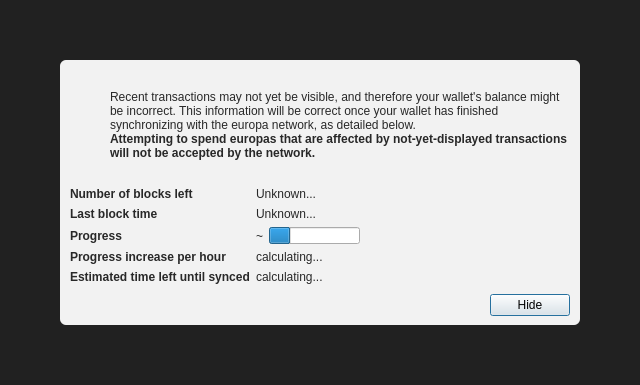
<?xml version="1.0" encoding="UTF-8"?>
<ui version="4.0">
 <class>ModalOverlay</class>
 <widget class="ModalOverlay" name="ModalOverlay">
  <property name="geometry">
   <rect>
    <x>0</x>
    <y>0</y>
    <width>640</width>
    <height>385</height>
   </rect>
  </property>
  <property name="windowTitle">
   <string>Form</string>
  </property>
  <layout class="QVBoxLayout" name="verticalLayout" stretch="0">
   <property name="sizeConstraint">
    <enum>QLayout::SetDefaultConstraint</enum>
   </property>
   <property name="leftMargin">
    <number>0</number>
   </property>
   <property name="topMargin">
    <number>0</number>
   </property>
   <property name="rightMargin">
    <number>0</number>
   </property>
   <property name="bottomMargin">
    <number>0</number>
   </property>
   <item>
    <widget class="QWidget" name="bgWidget" native="true">
     <property name="styleSheet">
      <string notr="true">#bgWidget { background: rgba(0,0,0,220); }</string>
     </property>
     <layout class="QVBoxLayout" name="verticalLayoutMain" stretch="1">
      <property name="leftMargin">
       <number>60</number>
      </property>
      <property name="topMargin">
       <number>60</number>
      </property>
      <property name="rightMargin">
       <number>60</number>
      </property>
      <property name="bottomMargin">
       <number>60</number>
      </property>
      <item>
       <widget class="QWidget" name="contentWidget" native="true">
        <property name="styleSheet">
         <string notr="true">#contentWidget { background: rgba(255,255,255,240); border-radius: 6px; }

QLabel { color: rgb(40,40,40);  }</string>
        </property>
        <layout class="QVBoxLayout" name="verticalLayoutSub" stretch="1,0,0,0">
         <property name="spacing">
          <number>0</number>
         </property>
         <property name="leftMargin">
          <number>10</number>
         </property>
         <property name="topMargin">
          <number>10</number>
         </property>
         <property name="rightMargin">
          <number>10</number>
         </property>
         <property name="bottomMargin">
          <number>10</number>
         </property>
         <item>
          <layout class="QHBoxLayout" name="horizontalLayoutIconText" stretch="0,1">
           <property name="topMargin">
            <number>20</number>
           </property>
           <item>
            <layout class="QVBoxLayout" name="verticalLayoutIcon">
             <property name="leftMargin">
              <number>0</number>
             </property>
             <item>
              <widget class="QPushButton" name="warningIcon">
               <property name="enabled">
                <bool>false</bool>
               </property>
               <property name="text">
                <string/>
               </property>
               <property name="icon">
                <iconset>
                 <normaloff>:/icons/warning</normaloff>
                 <disabledoff>:/icons/warning</disabledoff>:/icons/warning</iconset>
               </property>
               <property name="iconSize">
                <size>
                 <width>48</width>
                 <height>48</height>
                </size>
               </property>
               <property name="flat">
                <bool>true</bool>
               </property>
              </widget>
             </item>
             <item>
              <spacer name="verticalSpacerWarningIcon">
               <property name="orientation">
                <enum>Qt::Vertical</enum>
               </property>
               <property name="sizeHint" stdset="0">
                <size>
                 <width>20</width>
                 <height>40</height>
                </size>
               </property>
              </spacer>
             </item>
            </layout>
           </item>
           <item>
            <layout class="QVBoxLayout" name="verticalLayoutInfoText">
             <property name="leftMargin">
              <number>0</number>
             </property>
             <property name="topMargin">
              <number>0</number>
             </property>
             <item>
              <widget class="QLabel" name="infoText">
               <property name="text">
                <string>Recent transactions may not yet be visible, and therefore your wallet's balance might be incorrect. This information will be correct once your wallet has finished synchronizing with the europa network, as detailed below.</string>
               </property>
               <property name="textFormat">
                <enum>Qt::RichText</enum>
               </property>
               <property name="wordWrap">
                <bool>true</bool>
               </property>
              </widget>
             </item>
             <item>
              <widget class="QLabel" name="infoTextStrong">
               <property name="font">
                <font>
                 <weight>75</weight>
                 <bold>true</bold>
                </font>
               </property>
               <property name="text">
                <string>Attempting to spend europas that are affected by not-yet-displayed transactions will not be accepted by the network.</string>
               </property>
               <property name="textFormat">
                <enum>Qt::RichText</enum>
               </property>
               <property name="wordWrap">
                <bool>true</bool>
               </property>
              </widget>
             </item>
             <item>
              <spacer name="verticalSpacerInTextSpace">
               <property name="orientation">
                <enum>Qt::Vertical</enum>
               </property>
               <property name="sizeHint" stdset="0">
                <size>
                 <width>20</width>
                 <height>40</height>
                </size>
               </property>
              </spacer>
             </item>
            </layout>
           </item>
          </layout>
         </item>
         <item>
          <spacer name="verticalSpacerAfterText">
           <property name="orientation">
            <enum>Qt::Vertical</enum>
           </property>
           <property name="sizeHint" stdset="0">
            <size>
             <width>20</width>
             <height>40</height>
            </size>
           </property>
          </spacer>
         </item>
         <item>
          <layout class="QFormLayout" name="formLayout">
           <property name="fieldGrowthPolicy">
            <enum>QFormLayout::FieldsStayAtSizeHint</enum>
           </property>
           <property name="horizontalSpacing">
            <number>6</number>
           </property>
           <property name="verticalSpacing">
            <number>6</number>
           </property>
           <property name="topMargin">
            <number>10</number>
           </property>
           <item row="0" column="0">
            <widget class="QLabel" name="labelNumberOfBlocksLeft">
             <property name="font">
              <font>
               <weight>75</weight>
               <bold>true</bold>
              </font>
             </property>
             <property name="text">
              <string>Number of blocks left</string>
             </property>
            </widget>
           </item>
           <item row="0" column="1">
            <widget class="QLabel" name="numberOfBlocksLeft">
             <property name="text">
              <string>Unknown...</string>
             </property>
            </widget>
           </item>
           <item row="1" column="0">
            <widget class="QLabel" name="labelLastBlockTime">
             <property name="font">
              <font>
               <weight>75</weight>
               <bold>true</bold>
              </font>
             </property>
             <property name="text">
              <string>Last block time</string>
             </property>
            </widget>
           </item>
           <item row="1" column="1">
            <widget class="QLabel" name="newestBlockDate">
             <property name="sizePolicy">
              <sizepolicy hsizetype="Maximum" vsizetype="Preferred">
               <horstretch>0</horstretch>
               <verstretch>0</verstretch>
              </sizepolicy>
             </property>
             <property name="text">
              <string>Unknown...</string>
             </property>
            </widget>
           </item>
           <item row="2" column="0">
            <widget class="QLabel" name="labelSyncDone">
             <property name="font">
              <font>
               <weight>75</weight>
               <bold>true</bold>
              </font>
             </property>
             <property name="text">
              <string>Progress</string>
             </property>
            </widget>
           </item>
           <item row="2" column="1">
            <layout class="QHBoxLayout" name="horizontalLayoutSync" stretch="0,1">
             <item>
              <widget class="QLabel" name="percentageProgress">
               <property name="text">
                <string notr="true">~</string>
               </property>
              </widget>
             </item>
             <item>
              <widget class="QProgressBar" name="progressBar">
               <property name="value">
                <number>24</number>
               </property>
               <property name="format">
                <string/>
               </property>
              </widget>
             </item>
            </layout>
           </item>
           <item row="4" column="0">
            <widget class="QLabel" name="labelProgressIncrease">
             <property name="font">
              <font>
               <weight>75</weight>
               <bold>true</bold>
              </font>
             </property>
             <property name="text">
              <string>Progress increase per hour</string>
             </property>
            </widget>
           </item>
           <item row="4" column="1">
            <widget class="QLabel" name="progressIncreasePerH">
             <property name="text">
              <string>calculating...</string>
             </property>
            </widget>
           </item>
           <item row="5" column="0">
            <widget class="QLabel" name="labelEstimatedTimeLeft">
             <property name="font">
              <font>
               <weight>75</weight>
               <bold>true</bold>
              </font>
             </property>
             <property name="text">
              <string>Estimated time left until synced</string>
             </property>
            </widget>
           </item>
           <item row="5" column="1">
            <widget class="QLabel" name="expectedTimeLeft">
             <property name="text">
              <string>calculating...</string>
             </property>
            </widget>
           </item>
          </layout>
         </item>
         <item>
          <layout class="QHBoxLayout" name="horizontalLayoutButtons">
           <property name="leftMargin">
            <number>10</number>
           </property>
           <property name="topMargin">
            <number>10</number>
           </property>
           <item>
            <spacer name="horizontalSpacer">
             <property name="orientation">
              <enum>Qt::Horizontal</enum>
             </property>
             <property name="sizeHint" stdset="0">
              <size>
               <width>40</width>
               <height>20</height>
              </size>
             </property>
            </spacer>
           </item>
           <item>
            <widget class="QPushButton" name="closeButton">
             <property name="text">
              <string>Hide</string>
             </property>
             <property name="focusPolicy">
              <enum>Qt::StrongFocus</enum>
             </property>
             <property name="default">
              <bool>true</bool>
             </property>
            </widget>
           </item>
          </layout>
         </item>
        </layout>
       </widget>
      </item>
     </layout>
    </widget>
   </item>
  </layout>
 </widget>
 <customwidgets>
  <customwidget>
   <class>ModalOverlay</class>
   <extends>QWidget</extends>
   <header>qt/modaloverlay.h</header>
   <container>1</container>
  </customwidget>
 </customwidgets>
 <resources/>
 <connections/>
</ui>
